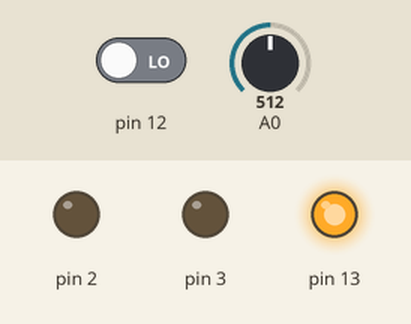
Recording of a sketch running on a simulated Arduino Uno, built with avr-gcc and run on an emulated ATmega328P. Parts: output pins drawn as LEDs (lit = HIGH). Inputs (shaded band) come from the test bench; at power-on: pin 12 LOW, A0 = 512.

Above: at 1.2 s.
1.3 s: pin 12 driven HIGH
At 1.45 s:
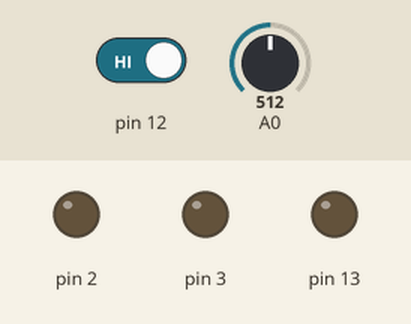
Timing chart, 0 to 8.0 s (numbered marks = the images above; inputs shaded):
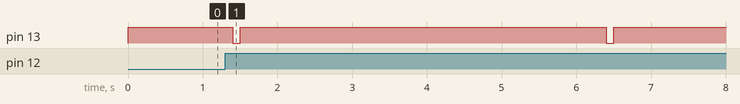

Measured:
- after the input at 1.3 s, pin 13: alternates HIGH for 4.9 s and LOW for 0.10 s, starting after 0.10 s

The sketch:

puff.ino
```cpp
#include "puff.h"
#include <EEPROM.h>

//Define pins here according to comments
Puff puff(12, // button    = Main command input pin               [0] -  Digital/INPUT
          13, // buttonLed = LED for main command input telemetry [1] -  Digital/OUTPUT
          2, // valveUp1        = Up valve for front driver side       [2] -  Digital/OUTPUT
          0, // valveDown1      = Down valve for front driver side     [6] -  Digital/OUTPUT
          0, // valveUp2        = Up valve for front passenger side    [3] -  Digital/OUTPUT
          0, // valveDown2      = Down valve for front passenger side  [7] -  Digital/OUTPUT
          3, // valveUp3        = Up valve for rear driver side        [4] -  Digital/OUTPUT
          0, // valveDown3      = Down valve for rear driver side      [8] -  Digital/OUTPUT
          0, // valveUp4        = Up valve for rear passenger side     [5] -  Digital/OUTPUT
          0, // valveDown4      = Down valve for rear passenger side   [9] -  Digital/OUTPUT
          A0, // leveler1        = Leveler for front driver side        [10] - Analog/INPUT
          A1, // leveler2        = Leveler for front passenger side     [11] - Analog/INPUT
          0, // leveler3        = Leveler for rear driver side         [12] - Analog/INPUT
          0, // leveler4        = Leveler for rear passenger side      [13] - Analog/INPUT
          0,// X               = X axis for manual adjust joystick    [14] - Analog/INPUT
          0,// Y               = Y axis for manual adjust joystick    [15] - Analog/INPUT
          0 // Select          = Joystick button for up/down direction[16] - Analog/INPUT
);

void setup() {
  //Run setup function for puff
  puff.setup();
  Serial.begin(9600);
}


void loop() {
  puff.go(); //Run main code for puff
}
```
